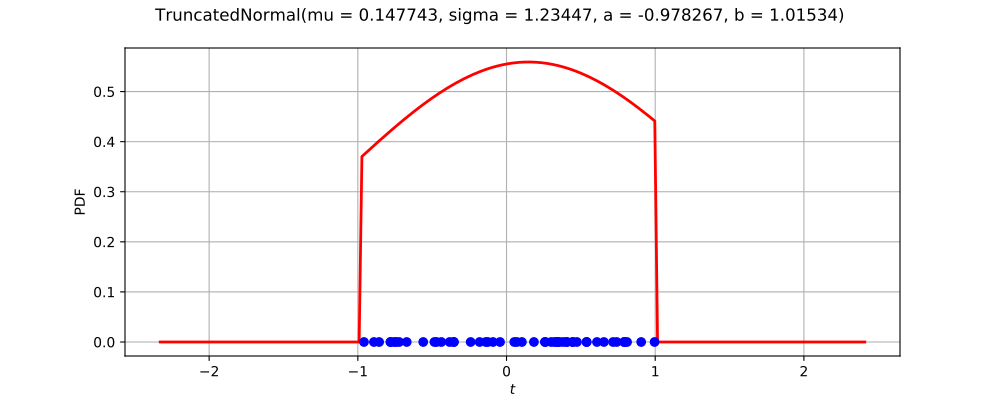

This figure's Python source:
import openturns as ot
from matplotlib import pyplot as plt
from openturns.viewer import View
ot.RandomGenerator.SetSeed(0)
factory = ot.TruncatedNormalFactory()
ref = factory.build()
dimension = ref.getDimension()
if dimension <= 2:
    sample = ref.getSample(50)
    distribution = factory.build(sample)
    if dimension == 1:
        distribution.setDescription(['$t$'])
        pdf_graph = distribution.drawPDF(256)
        cloud = ot.Cloud(sample, ot.NumericalSample(sample.getSize(), 1))
        cloud.setColor('blue')
        cloud.setPointStyle('fcircle')
        pdf_graph.add(cloud)
        fig = plt.figure(figsize=(10, 4))
        plt.suptitle(str(distribution))
        pdf_axis = fig.add_subplot(111)
        View(pdf_graph, figure=fig, axes=[pdf_axis], add_legend=False)
    else:
        sample = ref.getSample(500)
        distribution.setDescription(['$t_0$', '$t_1$'])
        pdf_graph = distribution.drawPDF([256]*2)
        cloud = ot.Cloud(sample)
        cloud.setColor('red')
        cloud.setPointStyle('fcircle')
        pdf_graph.add(cloud)
        fig = plt.figure(figsize=(10, 4))
        plt.suptitle(str(distribution))
        pdf_axis = fig.add_subplot(111)
        View(pdf_graph, figure=fig, axes=[pdf_axis], add_legend=False)
